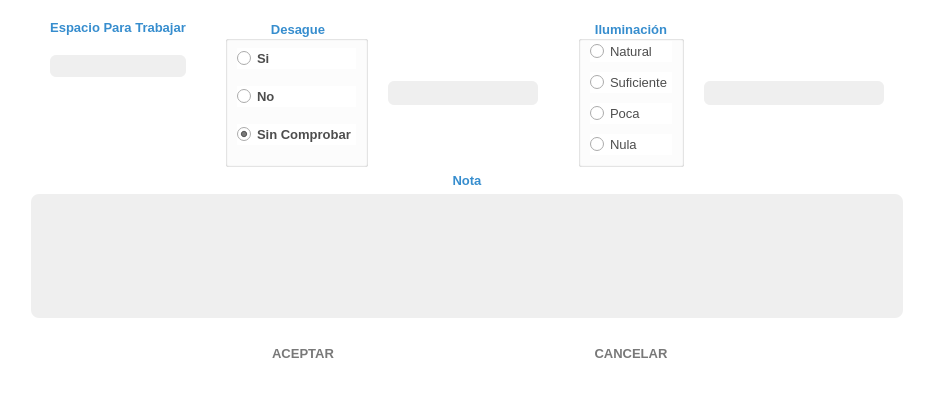
<?xml version="1.0" encoding="UTF-8"?>
<ui version="4.0">
 <class>Seccion_Estado</class>
 <widget class="QWidget" name="Seccion_Estado">
  <property name="geometry">
   <rect>
    <x>0</x>
    <y>0</y>
    <width>934</width>
    <height>395</height>
   </rect>
  </property>
  <property name="palette">
   <palette>
    <active>
     <colorrole role="Base">
      <brush brushstyle="SolidPattern">
       <color alpha="255">
        <red>46</red>
        <green>47</green>
        <blue>48</blue>
       </color>
      </brush>
     </colorrole>
     <colorrole role="Window">
      <brush brushstyle="SolidPattern">
       <color alpha="255">
        <red>255</red>
        <green>255</green>
        <blue>255</blue>
       </color>
      </brush>
     </colorrole>
    </active>
    <inactive>
     <colorrole role="Base">
      <brush brushstyle="SolidPattern">
       <color alpha="255">
        <red>46</red>
        <green>47</green>
        <blue>48</blue>
       </color>
      </brush>
     </colorrole>
     <colorrole role="Window">
      <brush brushstyle="SolidPattern">
       <color alpha="255">
        <red>255</red>
        <green>255</green>
        <blue>255</blue>
       </color>
      </brush>
     </colorrole>
    </inactive>
    <disabled>
     <colorrole role="Base">
      <brush brushstyle="SolidPattern">
       <color alpha="255">
        <red>255</red>
        <green>255</green>
        <blue>255</blue>
       </color>
      </brush>
     </colorrole>
     <colorrole role="Window">
      <brush brushstyle="SolidPattern">
       <color alpha="255">
        <red>255</red>
        <green>255</green>
        <blue>255</blue>
       </color>
      </brush>
     </colorrole>
    </disabled>
   </palette>
  </property>
  <property name="windowTitle">
   <string>Form</string>
  </property>
  <layout class="QVBoxLayout" name="verticalLayout_3">
   <item>
    <widget class="QWidget" name="w_seccion_3" native="true">
     <property name="font">
      <font>
       <family>Segoe UI</family>
       <pointsize>12</pointsize>
       <weight>75</weight>
       <bold>true</bold>
      </font>
     </property>
     <property name="styleSheet">
      <string notr="true">color: rgb(77, 77, 77);
background-color: rgb(255, 255, 255);</string>
     </property>
     <layout class="QVBoxLayout" name="verticalLayout_52">
      <property name="leftMargin">
       <number>20</number>
      </property>
      <property name="rightMargin">
       <number>20</number>
      </property>
      <property name="bottomMargin">
       <number>20</number>
      </property>
      <item>
       <layout class="QVBoxLayout" name="verticalLayout_49">
        <property name="spacing">
         <number>6</number>
        </property>
        <item>
         <layout class="QHBoxLayout" name="horizontalLayout_27">
          <property name="spacing">
           <number>20</number>
          </property>
          <property name="topMargin">
           <number>0</number>
          </property>
          <property name="bottomMargin">
           <number>0</number>
          </property>
          <item>
           <spacer name="horizontalSpacer_6">
            <property name="orientation">
             <enum>Qt::Horizontal</enum>
            </property>
            <property name="sizeHint" stdset="0">
             <size>
              <width>40</width>
              <height>20</height>
             </size>
            </property>
           </spacer>
          </item>
          <item>
           <layout class="QVBoxLayout" name="verticalLayout_45">
            <property name="topMargin">
             <number>0</number>
            </property>
            <property name="bottomMargin">
             <number>0</number>
            </property>
            <item>
             <widget class="QLabel" name="label">
              <property name="font">
               <font>
                <family>Segoe UI</family>
                <pointsize>10</pointsize>
                <weight>75</weight>
                <bold>true</bold>
               </font>
              </property>
              <property name="styleSheet">
               <string notr="true">color: rgb(54, 141, 206);</string>
              </property>
              <property name="text">
               <string>Espacio Para Trabajar</string>
              </property>
              <property name="alignment">
               <set>Qt::AlignCenter</set>
              </property>
             </widget>
            </item>
            <item>
             <widget class="MyLabelSpinner" name="l_espacio_para_trabajar">
              <property name="minimumSize">
               <size>
                <width>0</width>
                <height>22</height>
               </size>
              </property>
              <property name="maximumSize">
               <size>
                <width>16777215</width>
                <height>24</height>
               </size>
              </property>
              <property name="font">
               <font>
                <family>Segoe UI</family>
                <pointsize>10</pointsize>
               </font>
              </property>
              <property name="styleSheet">
               <string notr="true">background-color: #EFEFEF; 
border-radius: 6px;
color:rgb(50, 50, 50);</string>
              </property>
              <property name="text">
               <string/>
              </property>
              <property name="alignment">
               <set>Qt::AlignCenter</set>
              </property>
             </widget>
            </item>
            <item>
             <spacer name="verticalSpacer">
              <property name="orientation">
               <enum>Qt::Vertical</enum>
              </property>
              <property name="sizeHint" stdset="0">
               <size>
                <width>20</width>
                <height>40</height>
               </size>
              </property>
             </spacer>
            </item>
           </layout>
          </item>
          <item>
           <spacer name="horizontalSpacer">
            <property name="orientation">
             <enum>Qt::Horizontal</enum>
            </property>
            <property name="sizeHint" stdset="0">
             <size>
              <width>40</width>
              <height>20</height>
             </size>
            </property>
           </spacer>
          </item>
          <item>
           <widget class="QGroupBox" name="groupBox_2">
            <property name="font">
             <font>
              <family>Segoe UI</family>
              <pointsize>10</pointsize>
              <weight>75</weight>
              <bold>true</bold>
             </font>
            </property>
            <property name="styleSheet">
             <string notr="true">color: rgb(54, 141, 206);</string>
            </property>
            <property name="title">
             <string>Desague</string>
            </property>
            <property name="alignment">
             <set>Qt::AlignCenter</set>
            </property>
            <layout class="QVBoxLayout" name="verticalLayout_2">
             <property name="spacing">
              <number>10</number>
             </property>
             <property name="topMargin">
              <number>0</number>
             </property>
             <item>
              <widget class="QRadioButton" name="rb_desague_si">
               <property name="font">
                <font>
                 <family>Segoe UI</family>
                 <pointsize>10</pointsize>
                 <weight>75</weight>
                 <bold>true</bold>
                </font>
               </property>
               <property name="styleSheet">
                <string notr="true">color: rgb(77, 77, 77);</string>
               </property>
               <property name="text">
                <string>Si</string>
               </property>
              </widget>
             </item>
             <item>
              <widget class="QRadioButton" name="rb_desague_no">
               <property name="font">
                <font>
                 <family>Segoe UI</family>
                 <pointsize>10</pointsize>
                 <weight>75</weight>
                 <bold>true</bold>
                </font>
               </property>
               <property name="styleSheet">
                <string notr="true">color: rgb(77, 77, 77);</string>
               </property>
               <property name="text">
                <string>No</string>
               </property>
              </widget>
             </item>
             <item>
              <widget class="QRadioButton" name="rb_sin_comprobar">
               <property name="font">
                <font>
                 <family>Segoe UI</family>
                 <pointsize>10</pointsize>
                 <weight>75</weight>
                 <bold>true</bold>
                </font>
               </property>
               <property name="styleSheet">
                <string notr="true">color: rgb(77, 77, 77);</string>
               </property>
               <property name="text">
                <string>Sin Comprobar</string>
               </property>
               <property name="checked">
                <bool>true</bool>
               </property>
              </widget>
             </item>
            </layout>
           </widget>
          </item>
          <item>
           <layout class="QVBoxLayout" name="verticalLayout_47">
            <property name="topMargin">
             <number>50</number>
            </property>
            <property name="bottomMargin">
             <number>50</number>
            </property>
            <item>
             <widget class="MyLabelSpinner" name="l_desague_si">
              <property name="minimumSize">
               <size>
                <width>150</width>
                <height>22</height>
               </size>
              </property>
              <property name="maximumSize">
               <size>
                <width>16777215</width>
                <height>24</height>
               </size>
              </property>
              <property name="font">
               <font>
                <family>Segoe UI</family>
                <pointsize>10</pointsize>
               </font>
              </property>
              <property name="styleSheet">
               <string notr="true">background-color: #EFEFEF; 
border-radius: 6px;
color:rgb(50, 50, 50);</string>
              </property>
              <property name="text">
               <string/>
              </property>
              <property name="alignment">
               <set>Qt::AlignCenter</set>
              </property>
             </widget>
            </item>
           </layout>
          </item>
          <item>
           <spacer name="horizontalSpacer_2">
            <property name="orientation">
             <enum>Qt::Horizontal</enum>
            </property>
            <property name="sizeHint" stdset="0">
             <size>
              <width>40</width>
              <height>20</height>
             </size>
            </property>
           </spacer>
          </item>
          <item>
           <widget class="QGroupBox" name="groupBox_iluminacion">
            <property name="font">
             <font>
              <family>Segoe UI</family>
              <pointsize>10</pointsize>
              <weight>75</weight>
              <bold>true</bold>
             </font>
            </property>
            <property name="styleSheet">
             <string notr="true">color: rgb(54, 141, 206);</string>
            </property>
            <property name="title">
             <string>Iluminación</string>
            </property>
            <property name="alignment">
             <set>Qt::AlignCenter</set>
            </property>
            <layout class="QVBoxLayout" name="verticalLayout">
             <property name="spacing">
              <number>10</number>
             </property>
             <property name="topMargin">
              <number>0</number>
             </property>
             <item>
              <widget class="QRadioButton" name="rb_Natural">
               <property name="font">
                <font>
                 <family>Segoe UI</family>
                 <pointsize>10</pointsize>
                 <weight>50</weight>
                 <bold>false</bold>
                </font>
               </property>
               <property name="styleSheet">
                <string notr="true">color: rgb(77, 77, 77);</string>
               </property>
               <property name="text">
                <string>Natural</string>
               </property>
              </widget>
             </item>
             <item>
              <widget class="QRadioButton" name="rb_Suficiente">
               <property name="font">
                <font>
                 <family>Segoe UI</family>
                 <pointsize>10</pointsize>
                 <weight>50</weight>
                 <bold>false</bold>
                </font>
               </property>
               <property name="styleSheet">
                <string notr="true">color: rgb(77, 77, 77);</string>
               </property>
               <property name="text">
                <string>Suficiente</string>
               </property>
              </widget>
             </item>
             <item>
              <widget class="QRadioButton" name="rb_Poca">
               <property name="font">
                <font>
                 <family>Segoe UI</family>
                 <pointsize>10</pointsize>
                 <weight>50</weight>
                 <bold>false</bold>
                </font>
               </property>
               <property name="styleSheet">
                <string notr="true">color: rgb(77, 77, 77);</string>
               </property>
               <property name="text">
                <string>Poca</string>
               </property>
              </widget>
             </item>
             <item>
              <widget class="QRadioButton" name="rb_Nula">
               <property name="font">
                <font>
                 <family>Segoe UI</family>
                 <pointsize>10</pointsize>
                 <weight>50</weight>
                 <bold>false</bold>
                </font>
               </property>
               <property name="styleSheet">
                <string notr="true">color: rgb(77, 77, 77);</string>
               </property>
               <property name="text">
                <string>Nula</string>
               </property>
              </widget>
             </item>
            </layout>
           </widget>
          </item>
          <item>
           <layout class="QVBoxLayout" name="verticalLayout_46">
            <property name="topMargin">
             <number>50</number>
            </property>
            <property name="bottomMargin">
             <number>50</number>
            </property>
            <item>
             <widget class="MyLabelSpinner" name="l_poca_nula">
              <property name="minimumSize">
               <size>
                <width>180</width>
                <height>22</height>
               </size>
              </property>
              <property name="maximumSize">
               <size>
                <width>16777215</width>
                <height>24</height>
               </size>
              </property>
              <property name="font">
               <font>
                <family>Segoe UI</family>
                <pointsize>10</pointsize>
               </font>
              </property>
              <property name="styleSheet">
               <string notr="true">background-color: #EFEFEF; 
border-radius: 6px;
color:rgb(50, 50, 50);</string>
              </property>
              <property name="text">
               <string/>
              </property>
              <property name="alignment">
               <set>Qt::AlignCenter</set>
              </property>
             </widget>
            </item>
           </layout>
          </item>
          <item>
           <spacer name="horizontalSpacer_7">
            <property name="orientation">
             <enum>Qt::Horizontal</enum>
            </property>
            <property name="sizeHint" stdset="0">
             <size>
              <width>40</width>
              <height>20</height>
             </size>
            </property>
           </spacer>
          </item>
         </layout>
        </item>
        <item>
         <layout class="QVBoxLayout" name="verticalLayout_50">
          <item>
           <widget class="QLabel" name="label_4">
            <property name="font">
             <font>
              <family>Segoe UI</family>
              <pointsize>10</pointsize>
              <weight>75</weight>
              <bold>true</bold>
             </font>
            </property>
            <property name="styleSheet">
             <string notr="true">color: rgb(54, 141, 206);</string>
            </property>
            <property name="text">
             <string>Nota</string>
            </property>
            <property name="alignment">
             <set>Qt::AlignCenter</set>
            </property>
           </widget>
          </item>
          <item>
           <widget class="MyPlainTextShine" name="pt_nota">
            <property name="font">
             <font>
              <family>Segoe UI</family>
              <pointsize>10</pointsize>
             </font>
            </property>
            <property name="styleSheet">
             <string notr="true">background-color: #EFEFEF; 
border-radius: 8px;
color:rgb(50, 50, 50);</string>
            </property>
           </widget>
          </item>
          <item>
           <spacer name="verticalSpacer_2">
            <property name="orientation">
             <enum>Qt::Vertical</enum>
            </property>
            <property name="sizeHint" stdset="0">
             <size>
              <width>20</width>
              <height>40</height>
             </size>
            </property>
           </spacer>
          </item>
          <item>
           <layout class="QHBoxLayout" name="horizontalLayout_2">
            <property name="topMargin">
             <number>20</number>
            </property>
            <item>
             <spacer name="horizontalSpacer_3">
              <property name="orientation">
               <enum>Qt::Horizontal</enum>
              </property>
              <property name="sizeHint" stdset="0">
               <size>
                <width>40</width>
                <height>20</height>
               </size>
              </property>
             </spacer>
            </item>
            <item>
             <widget class="QPushButton" name="pb_aceptar">
              <property name="minimumSize">
               <size>
                <width>100</width>
                <height>0</height>
               </size>
              </property>
              <property name="font">
               <font>
                <family>Segoe UI</family>
                <pointsize>10</pointsize>
                <weight>75</weight>
                <bold>true</bold>
               </font>
              </property>
              <property name="styleSheet">
               <string notr="true">border-radius: 10px;
color:rgb(120, 120, 120);</string>
              </property>
              <property name="text">
               <string>ACEPTAR</string>
              </property>
              <property name="icon">
               <iconset resource="assets.qrc">
                <normaloff>:/icons/accept.png</normaloff>:/icons/accept.png</iconset>
              </property>
              <property name="iconSize">
               <size>
                <width>20</width>
                <height>20</height>
               </size>
              </property>
              <property name="flat">
               <bool>true</bool>
              </property>
             </widget>
            </item>
            <item>
             <spacer name="horizontalSpacer_4">
              <property name="orientation">
               <enum>Qt::Horizontal</enum>
              </property>
              <property name="sizeHint" stdset="0">
               <size>
                <width>40</width>
                <height>20</height>
               </size>
              </property>
             </spacer>
            </item>
            <item>
             <widget class="QPushButton" name="pb_cancelar">
              <property name="minimumSize">
               <size>
                <width>100</width>
                <height>0</height>
               </size>
              </property>
              <property name="font">
               <font>
                <family>Segoe UI</family>
                <pointsize>10</pointsize>
                <weight>75</weight>
                <bold>true</bold>
               </font>
              </property>
              <property name="styleSheet">
               <string notr="true">border-radius: 10px;
color:rgb(120, 120, 120);</string>
              </property>
              <property name="text">
               <string>CANCELAR</string>
              </property>
              <property name="icon">
               <iconset resource="assets.qrc">
                <normaloff>:/icons/cancel.png</normaloff>:/icons/cancel.png</iconset>
              </property>
              <property name="iconSize">
               <size>
                <width>20</width>
                <height>20</height>
               </size>
              </property>
              <property name="flat">
               <bool>true</bool>
              </property>
             </widget>
            </item>
            <item>
             <spacer name="horizontalSpacer_5">
              <property name="orientation">
               <enum>Qt::Horizontal</enum>
              </property>
              <property name="sizeHint" stdset="0">
               <size>
                <width>40</width>
                <height>20</height>
               </size>
              </property>
             </spacer>
            </item>
           </layout>
          </item>
         </layout>
        </item>
       </layout>
      </item>
     </layout>
    </widget>
   </item>
  </layout>
 </widget>
 <customwidgets>
  <customwidget>
   <class>MyLabelSpinner</class>
   <extends>QLabel</extends>
   <header location="global">mylabelspinner.h</header>
  </customwidget>
  <customwidget>
   <class>MyPlainTextShine</class>
   <extends>QPlainTextEdit</extends>
   <header location="global">myplaintextshine.h</header>
  </customwidget>
 </customwidgets>
 <resources>
  <include location="assets.qrc"/>
 </resources>
 <connections/>
</ui>
